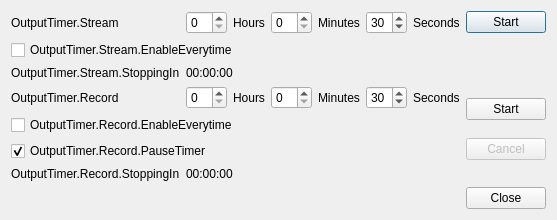
<?xml version="1.0" encoding="UTF-8"?>
<ui version="4.0">
 <class>OutputTimer</class>
 <widget class="QDialog" name="OutputTimer">
  <property name="geometry">
   <rect>
    <x>0</x>
    <y>0</y>
    <width>0</width>
    <height>0</height>
   </rect>
  </property>
  <property name="windowTitle">
   <string>OutputTimer</string>
  </property>
  <layout class="QGridLayout" name="timerLayout">
   <item row="0" column="3">
    <widget class="QLabel" name="hoursLabel">
     <property name="text">
      <string>Hours</string>
     </property>
    </widget>
   </item>
   <item row="3" column="2">
    <widget class="QSpinBox" name="recordingTimerHours">
     <property name="minimum">
      <number>0</number>
     </property>
     <property name="maximum">
      <number>24</number>
     </property>
     <property name="value">
      <number>0</number>
     </property>
    </widget>
   </item>
   <item row="0" column="6">
    <widget class="QSpinBox" name="streamingTimerSeconds">
     <property name="minimum">
      <number>0</number>
     </property>
     <property name="maximum">
      <number>59</number>
     </property>
     <property name="value">
      <number>30</number>
     </property>
    </widget>
   </item>
   <item row="0" column="8">
    <widget class="QPushButton" name="outputTimerStream">
     <property name="text">
      <string>Start</string>
     </property>
     <property name="checkable">
      <bool>true</bool>
     </property>
    </widget>
   </item>
   <item row="3" column="4">
    <widget class="QSpinBox" name="recordingTimerMinutes">
     <property name="minimum">
      <number>0</number>
     </property>
     <property name="maximum">
      <number>59</number>
     </property>
     <property name="value">
      <number>0</number>
     </property>
    </widget>
   </item>
   <item row="0" column="1">
    <widget class="QLabel" name="streamingLabel">
     <property name="text">
      <string>OutputTimer.Stream</string>
     </property>
    </widget>
   </item>
   <item row="0" column="4">
    <widget class="QSpinBox" name="streamingTimerMinutes">
     <property name="maximum">
      <number>59</number>
     </property>
     <property name="value">
      <number>0</number>
     </property>
    </widget>
   </item>
   <item row="3" column="8" rowspan="4">
    <layout class="QVBoxLayout" name="outputTimerRecordLayout">
     <item row="1">
    <widget class="QPushButton" name="outputTimerRecord">
     <property name="text">
      <string>Start</string>
     </property>
     <property name="checkable">
      <bool>true</bool>
     </property>
    </widget>
   </item>
     <item row="2">
      <widget class="QPushButton" name="outputTimerRecordCancel">
       <property name="text">
        <string>Cancel</string>
       </property>
       <property name="enabled">
        <bool>false</bool>
       </property>
      </widget>
     </item>
     <item row="3">
      <spacer>
       <property name="orientation">
        <enum>Qt::Vertical</enum>
       </property>
      </spacer>
     </item>
     <!--
       <property name="attribute">
        <string>stretch</string>
       </property>
     -->
    </layout>
   </item>
   <item row="6" column="1">
    <widget class="QLabel" name="recordStoppingIn">
     <property name="text">
      <string>OutputTimer.Record.StoppingIn</string>
     </property>
    </widget>
   </item>
   <item row="3" column="7">
    <widget class="QLabel" name="secondsLabel_2">
     <property name="text">
      <string>Seconds</string>
     </property>
    </widget>
   </item>
   <item row="2" column="2" colspan="6">
    <widget class="QLabel" name="streamTime">
     <property name="text">
      <string>00:00:00</string>
     </property>
    </widget>
   </item>
   <item row="3" column="5">
    <widget class="QLabel" name="minutesLabel_2">
     <property name="text">
      <string>Minutes</string>
     </property>
    </widget>
   </item>
   <item row="0" column="2">
    <widget class="QSpinBox" name="streamingTimerHours">
     <property name="minimum">
      <number>0</number>
     </property>
     <property name="maximum">
      <number>24</number>
     </property>
     <property name="value">
      <number>0</number>
     </property>
    </widget>
   </item>
   <item row="6" column="2" colspan="6">
    <widget class="QLabel" name="recordTime">
     <property name="text">
      <string>00:00:00</string>
     </property>
    </widget>
   </item>
   <item row="0" column="5">
    <widget class="QLabel" name="minutesLabel">
     <property name="text">
      <string>Minutes</string>
     </property>
    </widget>
   </item>
   <item row="3" column="1">
    <widget class="QLabel" name="recordingLabel">
     <property name="text">
      <string>OutputTimer.Record</string>
     </property>
    </widget>
   </item>
   <item row="3" column="6">
    <widget class="QSpinBox" name="recordingTimerSeconds">
     <property name="minimum">
      <number>0</number>
     </property>
     <property name="maximum">
      <number>59</number>
     </property>
     <property name="value">
      <number>30</number>
     </property>
    </widget>
   </item>
   <item row="1" column="1" colspan="7">
    <widget class="QCheckBox" name="autoStartStreamTimer">
     <property name="text">
      <string>OutputTimer.Stream.EnableEverytime</string>
     </property>
    </widget>
   </item>
   <item row="2" column="1">
    <widget class="QLabel" name="streamStoppingIn">
     <property name="text">
      <string>OutputTimer.Stream.StoppingIn</string>
     </property>
    </widget>
   </item>
   <item row="4" column="1" colspan="7">
    <widget class="QCheckBox" name="autoStartRecordTimer">
     <property name="text">
      <string>OutputTimer.Record.EnableEverytime</string>
     </property>
    </widget>
   </item>
   <item row="7" column="8">
    <widget class="QDialogButtonBox" name="buttonBox">
     <property name="standardButtons">
      <set>QDialogButtonBox::Close</set>
     </property>
    </widget>
   </item>
   <item row="3" column="3">
    <widget class="QLabel" name="hoursLabel_2">
     <property name="text">
      <string>Hours</string>
     </property>
    </widget>
   </item>
   <item row="0" column="7">
    <widget class="QLabel" name="secondsLabel">
     <property name="text">
      <string>Seconds</string>
     </property>
    </widget>
   </item>
   <item row="5" column="1" colspan="7">
    <widget class="QCheckBox" name="pauseRecordTimer">
     <property name="sizePolicy">
      <sizepolicy hsizetype="Minimum" vsizetype="Fixed">
       <horstretch>0</horstretch>
       <verstretch>0</verstretch>
      </sizepolicy>
     </property>
     <property name="text">
      <string>OutputTimer.Record.PauseTimer</string>
     </property>
     <property name="checked">
      <bool>true</bool>
     </property>
    </widget>
   </item>
  </layout>
 </widget>
 <tabstops>
  <tabstop>streamingTimerHours</tabstop>
  <tabstop>streamingTimerMinutes</tabstop>
  <tabstop>streamingTimerSeconds</tabstop>
  <tabstop>outputTimerStream</tabstop>
  <tabstop>autoStartStreamTimer</tabstop>
  <tabstop>recordingTimerHours</tabstop>
  <tabstop>recordingTimerMinutes</tabstop>
  <tabstop>recordingTimerSeconds</tabstop>
  <tabstop>outputTimerRecord</tabstop>
  <tabstop>outputTimerRecordCancel</tabstop>
  <tabstop>autoStartRecordTimer</tabstop>
  <tabstop>pauseRecordTimer</tabstop>
 </tabstops>
 <resources/>
 <connections/>
</ui>
